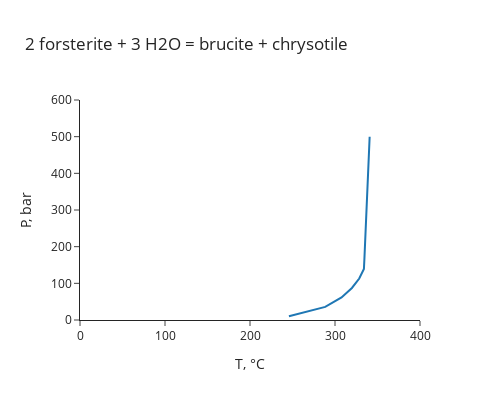

The notebook cell this image was saved under:
### Markdown cell above
In the plot above, the calculated points correspond to temperature-pressure (T-P) pairs where the logK of the reaction is 0.

Multiple univariant curves can be plotted for a list of logK values:

### Code cell
out = univariant_TP(logK=0, # desired logK or list of logK values
                    species=["forsterite","H2O", "brucite","chrysotile"], # chemical species
                    state=["cr", "liq", "cr", "cr"], # aq, gas, liq, cr
                    coeff=[-2, -3, 1, 1], # reaction stoichiometry (negative for reactants, positive for products)
                    Trange=[0, 700], # temperature range to check, degrees C
                    Prange=[10, 500], # pressure range to check, bars
                    res=20, # number of calculations to show along the curve
                    xlim=[0, 400], # x-axis range
                    ylim=[0, 600], # y-axis range
                    line_type="lines", # this will show curves without markers
      )

### Figure 1 — Plotly figure (JSON) as saved in the notebook; plotly's stock layout.template omitted (floating-point values rounded to 4 significant figures)
{"data": [{"hovertemplate": "%{text}<br>T, °C=%{x:.2f}<br>P, bar=%{y:.2f}<extra></extra>", "mode": "lines", "name": "logK=0", "text": ["logK=0", "logK=0", "logK=0", "logK=0", "logK=0", "logK=0", "logK=0", "logK=0", "logK=0", "logK=0", "logK=0", "logK=0", "logK=0", "logK=0", "logK=0", "logK=0", "logK=0", "logK=0", "logK=0", "logK=0"], "type": "scatter", "x": [245.8, 288.5, 307.7, 319.9, 328.5, 334.0, 334.6, 335.1, 335.6, 336.1, 336.6, 337.1, 337.6, 338.0, 338.5, 339.0, 339.4, 339.9, 340.3, 340.8], "y": [10.0, 35.79, 61.58, 87.37, 113.2, 138.9, 164.7, 190.5, 216.3, 242.1, 267.9, 293.7, 319.5, 345.3, 371.1, 396.8, 422.6, 448.4, 474.2, 500.0]}], "layout": {"height": 400, "hoverlabel": {"bgcolor": "white"}, "title": {"text": "2 forsterite + 3 H2O = brucite + chrysotile"}, "width": 500, "xaxis": {"range": [0, 400], "title": {"text": "T, °C"}, "type": "linear"}, "yaxis": {"range": [0, 600], "title": {"text": "P, bar"}, "type": "linear"}}}
